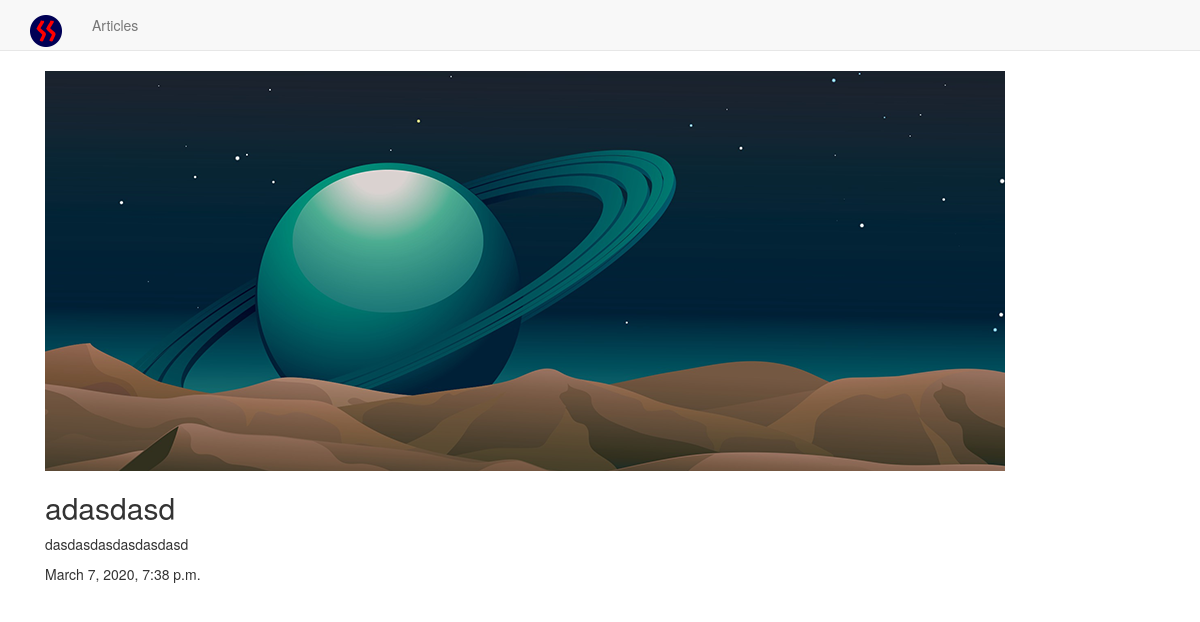
Screenshot of /articles/asdasdasdas/ with the database file from the repository.
### articles/models.py (models this page shows, shortened)
class Article(models.Model):
    title = models.CharField(max_length=100)
    slug = models.SlugField()
    body = models.TextField()
    date = models.DateTimeField(auto_now_add=True)
    thumbnail = models.ImageField(default='default.png', blank=True)

### articles/views.py (the view)
# urls.py: path('<slug>/', views.article_detail, name='detail')
def article_detail(request, slug):
    article = Article.objects.get(slug=slug)
    return render(request, 'articles/article_detail.html', {'article': article})

### articles/templates/articles/article_detail.html (shortened to what this page needs)
{% extends 'base_layout.html' %}
{% block content %}
<div class="container">
    <div class="article">
        <img src="{{ article.thumbnail.url }}"/>
        <h2>{{ article.title }}</h2>
        <p>{{ article.body }}</p>
        <p>{{ article.date }}</p>
    </div>
</div>
{% endblock %}

### static/styles.css (style rules this page uses)
body { background-color: blue; }

### rows the page displays
Article: thumbnail (placeholder picture), title "adasdasd", body "dasdasdasdasdasdasd", date "March 7, 2020, 7:38 p.m."
